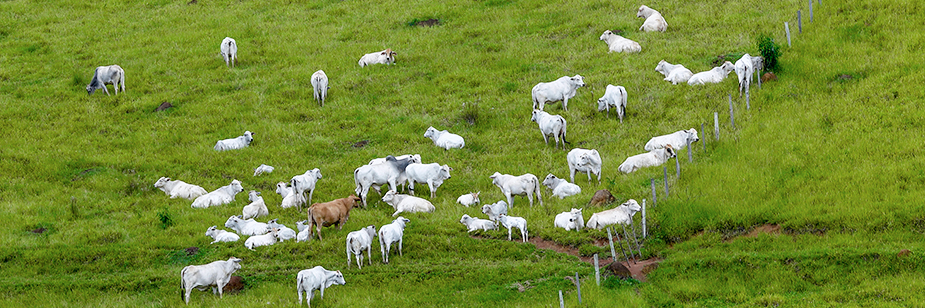
#> input picture referencias/contadordeboi/bois.jpg, 925 x 308 px
$ python contadordeboi.py
#> lines starting #> are read from the running program, lines starting #| are printed output that depends on the picture; after the words box and inside, x2 and y2 are one past the last pixel; in counts of white or black regions, pixels touching at a corner belong together
import cv2
import numpy as np
import matplotlib.pyplot as plt

# Função de clique para capturar valores HSV dos pixels clicados
def click_event(event, x, y, flags, param):
    if event == cv2.EVENT_LBUTTONDOWN:
        pixel = param[y, x]
        print(f"HSV em ({x}, {y}): {pixel}")

# Função para processar e segmentar a imagem
def processar_imagem(imagem_path):
    imagem = cv2.imread(imagem_path)

    # Verificar se a imagem foi carregada corretamente
    if imagem is None:
        print(f"Erro ao carregar a imagem em: {imagem_path}")
        return None, None

    imagem_hsv = cv2.cvtColor(imagem, cv2.COLOR_BGR2HSV)
    return imagem, imagem_hsv

def segmentar_bois(imagem, imagem_hsv, cor_boi_inferior, cor_boi_superior):
    # Criar uma máscara para isolar as áreas da imagem que correspondem à cor branca
    mascara_bois = cv2.inRange(imagem_hsv, cor_boi_inferior, cor_boi_superior)

    # Aplicar a máscara à imagem original para destacar os bois
    imagem_segmentada = cv2.bitwise_and(imagem, imagem, mask=mascara_bois)

    return mascara_bois, imagem_segmentada

def detectar_contornos(mascara_bois):
    kernel = np.ones((5, 5), np.uint8)
    mascara_bois = cv2.morphologyEx(mascara_bois, cv2.MORPH_OPEN, kernel)
    mascara_bois = cv2.morphologyEx(mascara_bois, cv2.MORPH_CLOSE, kernel)

    contornos, _ = cv2.findContours(mascara_bois, cv2.RETR_EXTERNAL, cv2.CHAIN_APPROX_SIMPLE)
    return contornos

def desenhar_contornos(imagem, contornos):
    imagem_contornada = imagem.copy()
    bois_detectados = 0
    for contorno in contornos:
        area = cv2.contourArea(contorno)
        if 1000 < area < 10000:  # Ajuste conforme necessário
            bois_detectados += 1
            cv2.drawContours(imagem_contornada, [contorno], -1, (0, 255, 0), 2)
    return imagem_contornada, bois_detectados

# Função para contar bois
def contar_bois(imagem_path):
    imagem, imagem_hsv = processar_imagem(imagem_path)
#> in processar_imagem, imagem is the input picture: shape (308, 925, 3); mean B, G, R 51.8, 136.7, 116.3
#> in processar_imagem, `imagem_hsv = cv2.cvtColor(imagem, cv2.COLOR_BGR2HSV)`: imagem_hsv: shape (308, 925, 3); mean H, S, V 42.5, 170.7, 137.6

    # Verificar se a imagem foi carregada corretamente
    if imagem is None or imagem_hsv is None:
        return

    # Definir intervalo inicial para o branco (pode ser ajustado)
    cor_boi_inferior = np.array([0, 0, 220])
    cor_boi_superior = np.array([180, 20, 255])

    # Segmentação e contagem dos bois
    mascara_bois, imagem_segmentada = segmentar_bois(imagem, imagem_hsv, cor_boi_inferior, cor_boi_superior)
#> in segmentar_bois, `mascara_bois = cv2.inRange(imagem_hsv, cor_boi_inferior, cor_boi_super..`:
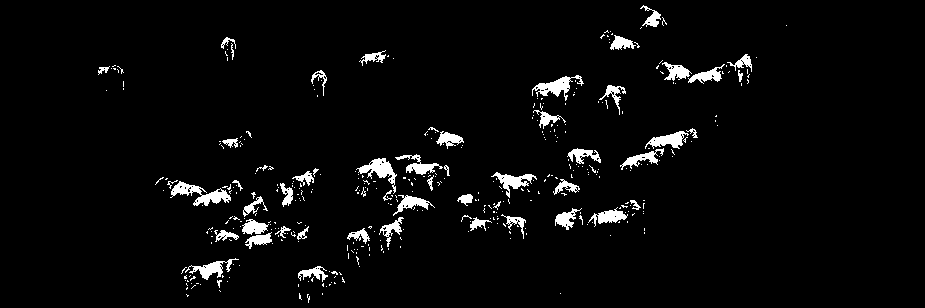
#> mascara_bois: shape (308, 925); 3.7% white; 383 white regions (329 under 20 px), largest, box (x1, y1, x2, y2) and area: (170, 181, 231, 206) 602, (356, 158, 397, 194) 487, (532, 75, 584, 101) 484
    contornos = detectar_contornos(mascara_bois)
#> in detectar_contornos, `mascara_bois = cv2.morphologyEx(mascara_bois, cv2.MORPH_OPEN, kernel)`:
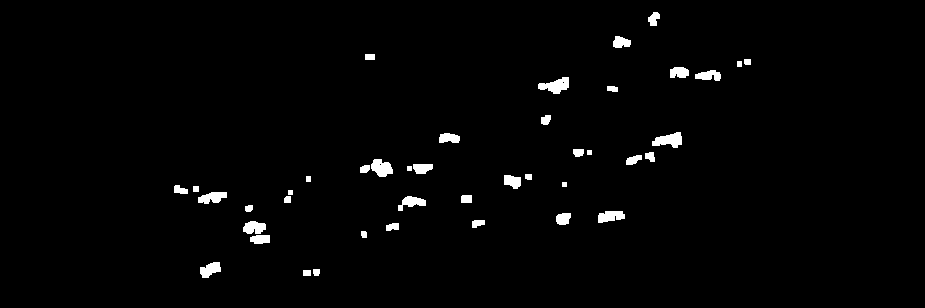
#> mascara_bois: shape (308, 925); 1.7% white; 42 white regions, largest, box (x1, y1, x2, y2) and area: (538, 77, 569, 94) 313, (652, 132, 682, 148) 306, (371, 159, 393, 177) 278
#> in detectar_contornos, `mascara_bois = cv2.morphologyEx(mascara_bois, cv2.MORPH_CLOSE, kernel)`: mascara_bois: shape (308, 925); 1.8% white; 33 white regions
#> in detectar_contornos, `contornos, _ = cv2.findContours(mascara_bois, cv2.RETR_EXTERNAL, cv2.C..`: contornos = 33 contours, 1 with area under 20; largest, box (x1, y1, x2, y2) and area: (243, 221, 270, 244) 375, (360, 159, 393, 177) 316, (538, 77, 569, 94) 278, (652, 132, 682, 148) 267, (198, 192, 227, 204) 218
    imagem_contornada, bois_detectados = desenhar_contornos(imagem, contornos)
#> the loop in desenhar_contornos, `for contorno in contornos:` made 33 passes
#> area on passes 1 to 12: 85, 192.5, 28, 68.5, 375, 63.5, 128, 214.5, 37, 185, 69.5, 217.5
#> (contorno, area) on passes 14, 17, 31: ([[193, 186], [193, 191], [198, 191], [198, 186]], 25), ([[306, 176], [306, 181], [310, 181], [310, 176]], 20), ([[365, 54], [365, 59], [374, 59], [374, 54]], 45)
#> after the loop in desenhar_contornos, `for contorno in contornos:`: bois_detectados = 0
#> bois_detectados = 0

    # Exibir a imagem original e a máscara binária
    plt.figure(figsize=(12, 6))

    plt.subplot(1, 2, 1)
    plt.title("Imagem Original")
    plt.imshow(cv2.cvtColor(imagem, cv2.COLOR_BGR2RGB))
    plt.axis('off')

    plt.subplot(1, 2, 2)
    plt.title("Máscara Binária (HSV)")
    plt.imshow(mascara_bois, cmap='gray')
    plt.axis('off')

    plt.tight_layout()
    plt.show()
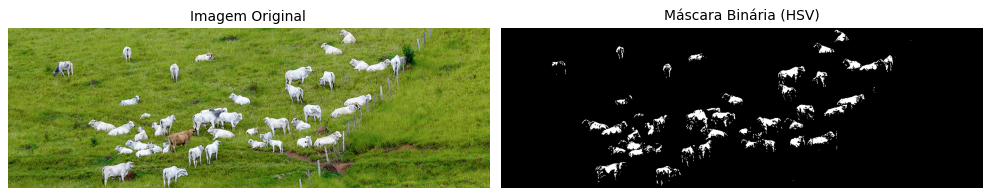
#> figure drawn by matplotlib, 2 panels

    # Exibir a imagem segmentada (onde os bois são detectados)
    imagem_segmentada_rgb = cv2.cvtColor(imagem_segmentada, cv2.COLOR_BGR2RGB)
    plt.imshow(imagem_segmentada_rgb)
    plt.title("Imagem Segmentada")
    plt.axis("off")
    plt.show()

    # Exibir o número de bois detectados
    print(f"Bois detectados: {bois_detectados}")
#| Bois detectados: 0

# Caminho da sua imagem
imagem_path = './bois.jpg'

# Se você quiser apenas explorar os valores HSV, use a função explorar_imagem
# explorar_imagem(imagem_path)

# Contar bois na imagem (você pode rodar isso depois de ajustar a máscara)
contar_bois(imagem_path)
